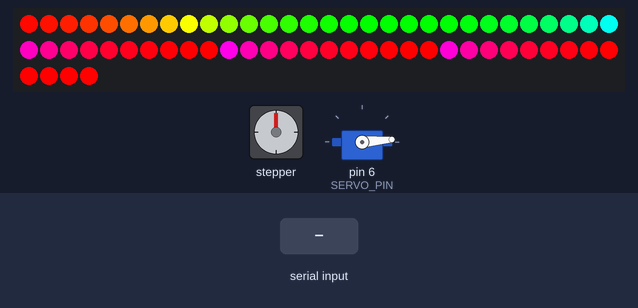
Simulated run of this sketch. Board: Arduino Uno, built with avr-gcc and run on an emulated ATmega328P. Shown: stepper motor, 64 RGB LEDs in strip order, left to right, continuing on the next row, servo. Wiring (inferred from the names in the program): stepper motor driver (200 steps per turn assumed): step pin 11; direction pin 12; enable pin 10. The test bench sets the inputs (shaded band).

Above: at 1.2 s.
1.3 s: "A" received over Serial
4.3 s: "P" received over Serial
7.3 s: "R" received over Serial
13.3 s: "S" received over Serial
At 14.2 s:
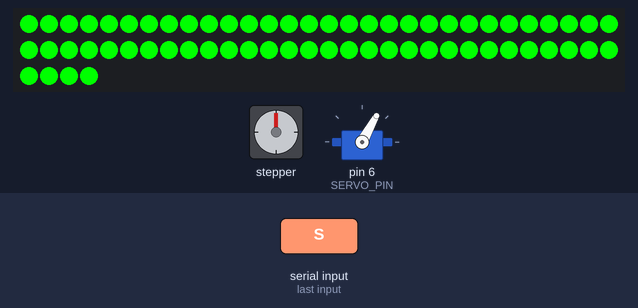
15.2 s: "P" received over Serial
At 16.0 s:
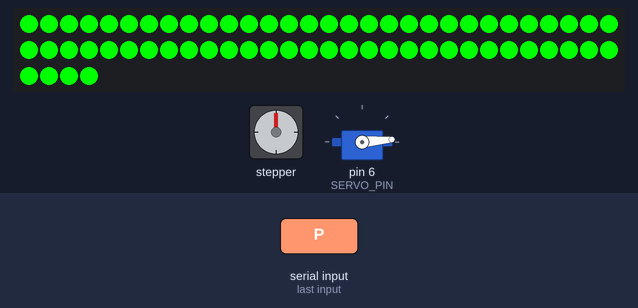
18.2 s: "A" received over Serial
Timing chart, 0 to 24.9 s (numbered marks = the images above; inputs shaded):
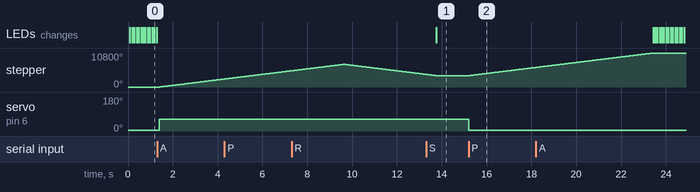

The sketch:

fandomat-1.53F.ino
```cpp
// fandomat-1.53 (Fandomat - automatic waste sorter)
// Author: Saidjon Rajapov

#include <Adafruit_NeoPixel.h>
#include <Servo.h>

///// CONFIG /////
// #################### LED strip ####################
#define LED_PIN 5
#define NUM_LEDS 64
Adafruit_NeoPixel strip(NUM_LEDS, LED_PIN, NEO_GRB + NEO_KHZ800);

// #################### Servo (SG90) ####################
#define SERVO_PIN 6
Servo gateServo;
#define anglePlastic   0
#define angleAluminum  60
int currentServoAngle = -1;

// #################### Stepper Motor (DM556) ####################
#define STEP_PIN   11   // PUL+
#define DIR_PIN    12   // DIR+
#define ENABLE_PIN 10   // ENA+
#define STEP_DELAY 500  // µs between steps (speed)

// #################### Button ####################
#define BTN_PIN 3 // non used in this version

// #################### Timings ####################
unsigned long MOTOR_RUN_MS     = 1000;
unsigned long REJECT_RUN_MS    = 5000;
unsigned long LED_PLASTIC_MS   = 5000;
unsigned long LED_ALUMINUM_MS  = 5000;

///// STATES /////
enum State {
  IDLE,
  START,
  PROCESS_PLASTIC,
  PROCESS_ALUMINUM,
  REJECT
};
State state = IDLE;

// Timers
unsigned long stateStart = 0;
unsigned long motorStart = 0;

///// HELPERS /////

// #################### Non-blocking Servo (SG90 stable) ####################
void moveServo(int targetAngle) {
  static unsigned long servoMoveStart = 0;
  static bool servoMoving = false;

  // Map logical 0–180° to SG90 safe PWM range
  int safeAngle = map(targetAngle, 0, 180, 5, 175);

  // Start move if new angle requested
  if (targetAngle != currentServoAngle && !servoMoving) {
    gateServo.attach(SERVO_PIN, 600, 2400); // MG996R pulse range
    gateServo.write(safeAngle);
    servoMoveStart = millis();
    servoMoving = true;
    currentServoAngle = targetAngle;
  }

  // Hold PWM for 600 ms to let servo stabilize, then detach
  if (servoMoving && millis() - servoMoveStart >= 600) {
    gateServo.detach();
    servoMoving = false;
  }
}

// #################### Stepper Motor ####################
void motorEnable() {
  digitalWrite(ENABLE_PIN, LOW);  // Active LOW
}

void motorDisable() {
  digitalWrite(ENABLE_PIN, HIGH); // Disable = HIGH
}

void motorMove(long steps, bool forward) {
  digitalWrite(DIR_PIN, forward ? HIGH : LOW);
  for (long i = 0; i < steps; i++) {
    digitalWrite(STEP_PIN, HIGH);
    delayMicroseconds(1750);   // DM556 min pulse width = 5 µs
    digitalWrite(STEP_PIN, LOW);
    delayMicroseconds(300);
  }
}

// #################### LEDs ####################
void setAll(uint8_t r, uint8_t g, uint8_t b) {
  for (int i = 0; i < NUM_LEDS; i++) {
    strip.setPixelColor(i, strip.Color(r, g, b));
  }
  strip.show();
}

void rainbow(uint8_t wait) {
  static uint16_t j = 0;
  for (int i = 0; i < NUM_LEDS; i++) {
    int pixelHue = (i * 256 / NUM_LEDS + j) & 255;
    strip.setPixelColor(i, strip.gamma32(strip.ColorHSV(pixelHue * 256)));
  }
  strip.show();
  j++;
  delay(wait);
}

///// #################### SETUP ####################
void setup() {
  Serial.begin(9600);

  strip.begin();
  strip.show();
  setAll(0, 0, 0);

  gateServo.attach(SERVO_PIN, 600, 2400);
  moveServo(anglePlastic); // initial stable position

  pinMode(STEP_PIN, OUTPUT);
  pinMode(DIR_PIN, OUTPUT);
  pinMode(ENABLE_PIN, OUTPUT);
  motorDisable(); // start disabled

  pinMode(BTN_PIN, INPUT_PULLUP);

  state = IDLE;
  stateStart = millis();
  startIdle();
}

///// #################### STATE STARTERS ####################
void startStart() {
  state = START;
  stateStart = millis();
  motorDisable();
  setAll(0, 255, 0); // green
}

void startIdle() {
  state = IDLE;
  stateStart = millis();
  motorDisable();
}

void startProcessPlastic() {
  state = PROCESS_PLASTIC;
  stateStart = millis();

  moveServo(anglePlastic);
  motorEnable();
  setAll(255, 255, 0); // yellow

  motorMove(2000, true); // forward rotation
  motorDisable();
}

void startProcessAluminum() {
  state = PROCESS_ALUMINUM;
  stateStart = millis();

  moveServo(angleAluminum);
  motorEnable();
  setAll(0, 0, 255); // blue

  motorMove(2000, true); // forward rotation
  motorDisable();
}

void startReject() {
  state = REJECT;
  stateStart = millis();

  motorEnable();
  setAll(255, 0, 0); // red
  motorMove(2000, false); // backward rotation
  motorDisable();
}

///// #################### SERIAL ####################
void handleSerial() {
  while (Serial.available()) {
    char c = Serial.read();
    if (c == 'S') startStart();
    else if (c == 'P') startProcessPlastic();
    else if (c == 'A') startProcessAluminum();
    else if (c == 'R') startReject();
    else if (c == 'E') startIdle();
  }
}

///// #################### MAIN LOOP ####################
void loop() {
  unsigned long now = millis();

  handleSerial();
  moveServo(currentServoAngle); // keep servo logic alive

  switch (state) {
    case IDLE:
      rainbow(20);
      break;

    case START:
      // stays green until command changes
      break;

    case PROCESS_PLASTIC:
      if (now - stateStart >= LED_PLASTIC_MS) startIdle();
      break;

    case PROCESS_ALUMINUM:
      if (now - stateStart >= LED_ALUMINUM_MS) startIdle();
      break;

    case REJECT:
      if (now - stateStart >= REJECT_RUN_MS) startIdle();
      break;
  }
}
```

Measured:
- after the input at 1.3 s, stepper: keeps turning clockwise at about 880°/s, starting after 0.12 s; servo on pin 6 (SERVO_PIN): 5° → 61° after 0.10 s
- after the input at 13.3 s, the LEDs: change after 0.46 s (image 1)
- after the input at 15.2 s, stepper: keeps turning clockwise at about 880°/s, starting at once; servo on pin 6 (SERVO_PIN): 61° → 5° at once
